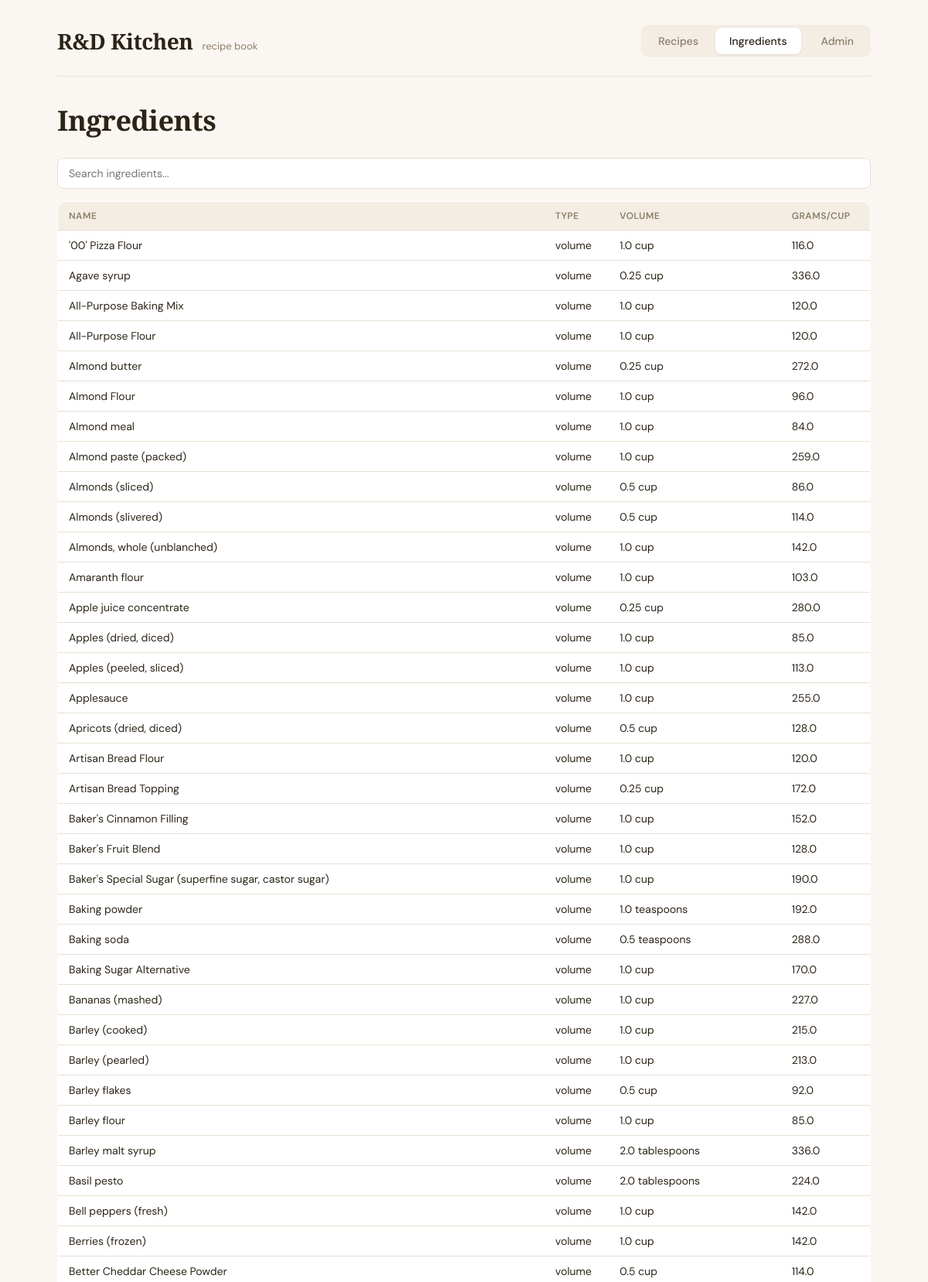
/ingredients (upper part), run on the app's committed database.
### tables this page shows
CREATE TABLE ingredient (
    id INTEGER PRIMARY KEY AUTOINCREMENT,
    name TEXT NOT NULL UNIQUE COLLATE NOCASE,
    volume_amount REAL,
    volume_unit TEXT,
    ounces REAL,
    grams REAL,
    grams_per_cup REAL,
    unit_type TEXT NOT NULL DEFAULT 'volume' CHECK (unit_type IN ('volume', 'count', 'both')),
    avg_weight_grams REAL
);

### app.py (the view, shortened to what this page needs)
@app.route("/ingredients", methods=["GET", "POST"])
def ingredients_page():
    db = get_db()
    ingredients = get_all_ingredients(db)
    db.close()
    return render_template("ingredients.html", ingredients=ingredients)

### app.py (called while the page is built)
@app.before_request
def ensure_db():
    if not hasattr(app, "_db_initialized"):
        init_db()
        db = get_db()
        seed_recipes(db)
        db.close()
        if seed_ingredients:
            try:
                seed_ingredients()
            except Exception as e:
                app.logger.warning(f"Ingredient seeding skipped: {e}")
        app._db_initialized = True

@app.context_processor
def utility_processor():
    return {"format_amount": format_amount, "is_admin": session.get("admin", False)}

### database.py (called while the page is built)
def get_db():
    db = sqlite3.connect(DB_PATH)
    db.row_factory = sqlite3.Row
    db.execute("PRAGMA foreign_keys = ON")
    return db

def get_all_ingredients(db):
    return db.execute("SELECT * FROM ingredient ORDER BY name COLLATE NOCASE").fetchall()

### templates/ingredients.html (shortened to what this page needs)
{% extends "base.html" %}
{% block content %}
<div class="detail-title" style="margin-bottom:24px;">Ingredients</div>
<input type="text" class="search-input" id="ingredient-search" placeholder="Search ingredients...">
<table class="ingredient-table" id="ingredient-table">
    <thead>
        <tr>
            <th>Name</th>
            <th>Type</th>
            <th>Volume</th>
            <th>Grams/Cup</th>
        </tr>
    </thead>
    <tbody>
        {% for ing in ingredients %}
        <tr data-name="{{ ing.name|lower }}">
            <td>{{ ing.name }}</td>
            <td>{{ ing.unit_type }}</td>
            <td>
                {% if ing.volume_amount %}
                {{ ing.volume_amount }} {{ ing.volume_unit }}
                {% elif ing.unit_type == 'count' %}
                —
                {% endif %}
            </td>
            <td>{{ ing.grams_per_cup if ing.grams_per_cup else '—' }}</td>
        </tr>
        {% endfor %}
    </tbody>
</table>
{% endblock %}

### static/style.css (style rules this page uses)
:root { --bg: #FAF6F1; --surface: #FFFFFF; --surface-alt: #F3EDE4; --border: #E8DFD3; --text: #2C2418; --text-muted: #8C7E6A; --accent: #C4632A; --accent-light: #F9E8DD; --accent-dark: #A04E1C; --green: #5A8F5C; --green-light: #E8F3E8; --tag: #6B8A6B; --font: 'DM Sans', 'Avenir', sans-serif; --font-display: 'Playfair Display', 'Georgia', serif; }
*, *::before, *::after { box-sizing: border-box; margin: 0; padding: 0; }
body { font-family: var(--font); background: var(--bg); color: var(--text); min-height: 100vh; -webkit-font-smoothing: antialiased; }
.detail-title { font-family: var(--font-display); font-size: 36px; font-weight: 700; margin-bottom: 8px; letter-spacing: -0.5px; }
.ingredient-table { width: 100%; border-collapse: collapse; background: var(--surface); border-radius: 12px; overflow: hidden; border: 1px solid var(--border); }
.ingredient-table th, .ingredient-table td { padding: 10px 14px; text-align: left; border-bottom: 1px solid var(--border); font-size: 14px; }
.ingredient-table th { background: var(--surface-alt); font-weight: 600; font-size: 12px; text-transform: uppercase; letter-spacing: 0.5px; color: var(--text-muted); }
.search-input { width: 100%; padding: 10px 14px; border: 1px solid var(--border); border-radius: 8px; font-size: 14px; font-family: var(--font); background: var(--surface); color: var(--text); margin-bottom: 16px; }

### data on the page
ingredient: name "'00' Pizza Flour", unit_type "volume", volume_amount "1.0", volume_unit "cup", grams_per_cup "116.0"
ingredient: name "Agave syrup", unit_type "volume", volume_amount "0.25", volume_unit "cup", grams_per_cup "336.0"
ingredient: name "All-Purpose Baking Mix", unit_type "volume", volume_amount "1.0", volume_unit "cup", grams_per_cup "120.0"
ingredient: name "All-Purpose Flour", unit_type "volume", volume_amount "1.0", volume_unit "cup", grams_per_cup "120.0"
ingredient: name "Almond butter", unit_type "volume", volume_amount "0.25", volume_unit "cup", grams_per_cup "272.0"
ingredient: name "Almond Flour", unit_type "volume", volume_amount "1.0", volume_unit "cup", grams_per_cup "96.0"
ingredient: name "Almond meal", unit_type "volume", volume_amount "1.0", volume_unit "cup", grams_per_cup "84.0"
ingredient: name "Almond paste (packed)", unit_type "volume", volume_amount "1.0", volume_unit "cup", grams_per_cup "259.0"
ingredient: name "Almonds (sliced)", unit_type "volume", volume_amount "0.5", volume_unit "cup", grams_per_cup "86.0"
ingredient: name "Almonds (slivered)", unit_type "volume", volume_amount "0.5", volume_unit "cup", grams_per_cup "114.0"
ingredient: name "Almonds, whole (unblanched)", unit_type "volume", volume_amount "1.0", volume_unit "cup", grams_per_cup "142.0"
ingredient: name "Amaranth flour", unit_type "volume", volume_amount "1.0", volume_unit "cup", grams_per_cup "103.0"
ingredient: name "Apple juice concentrate", unit_type "volume", volume_amount "0.25", volume_unit "cup", grams_per_cup "280.0"
ingredient: name "Apples (dried, diced)", unit_type "volume", volume_amount "1.0", volume_unit "cup", grams_per_cup "85.0"
ingredient: name "Apples (peeled, sliced)", unit_type "volume", volume_amount "1.0", volume_unit "cup", grams_per_cup "113.0"
ingredient: name "Applesauce", unit_type "volume", volume_amount "1.0", volume_unit "cup", grams_per_cup "255.0"
ingredient: name "Apricots (dried, diced)", unit_type "volume", volume_amount "0.5", volume_unit "cup", grams_per_cup "128.0"
ingredient: name "Artisan Bread Flour", unit_type "volume", volume_amount "1.0", volume_unit "cup", grams_per_cup "120.0"
ingredient: name "Artisan Bread Topping", unit_type "volume", volume_amount "0.25", volume_unit "cup", grams_per_cup "172.0"
ingredient: name "Baker's Cinnamon Filling", unit_type "volume", volume_amount "1.0", volume_unit "cup", grams_per_cup "152.0"
ingredient: name "Baker's Fruit Blend", unit_type "volume", volume_amount "1.0", volume_unit "cup", grams_per_cup "128.0"
ingredient: name "Baker's Special Sugar (superfine sugar, castor sugar)", unit_type "volume", volume_amount "1.0", volume_unit "cup", grams_per_cup "190.0"
ingredient: name "Baking powder", unit_type "volume", volume_amount "1.0", volume_unit "teaspoons", grams_per_cup "192.0"
ingredient: name "Baking soda", unit_type "volume", volume_amount "0.5", volume_unit "teaspoons", grams_per_cup "288.0"
ingredient: name "Baking Sugar Alternative", unit_type "volume", volume_amount "1.0", volume_unit "cup", grams_per_cup "170.0"
ingredient: name "Bananas (mashed)", unit_type "volume", volume_amount "1.0", volume_unit "cup", grams_per_cup "227.0"
ingredient: name "Barley (cooked)", unit_type "volume", volume_amount "1.0", volume_unit "cup", grams_per_cup "215.0"
ingredient: name "Barley (pearled)", unit_type "volume", volume_amount "1.0", volume_unit "cup", grams_per_cup "213.0"
ingredient: name "Barley flakes", unit_type "volume", volume_amount "0.5", volume_unit "cup", grams_per_cup "92.0"
ingredient: name "Barley flour", unit_type "volume", volume_amount "1.0", volume_unit "cup", grams_per_cup "85.0"
ingredient: name "Barley malt syrup", unit_type "volume", volume_amount "2.0", volume_unit "tablespoons", grams_per_cup "336.0"
ingredient: name "Basil pesto", unit_type "volume", volume_amount "2.0", volume_unit "tablespoons", grams_per_cup "224.0"
ingredient: name "Bell peppers (fresh)", unit_type "volume", volume_amount "1.0", volume_unit "cup", grams_per_cup "142.0"
ingredient: name "Berries (frozen)", unit_type "volume", volume_amount "1.0", volume_unit "cup", grams_per_cup "142.0"
ingredient: name "Better Cheddar Cheese Powder", unit_type "volume", volume_amount "0.5", volume_unit "cup", grams_per_cup "114.0"
